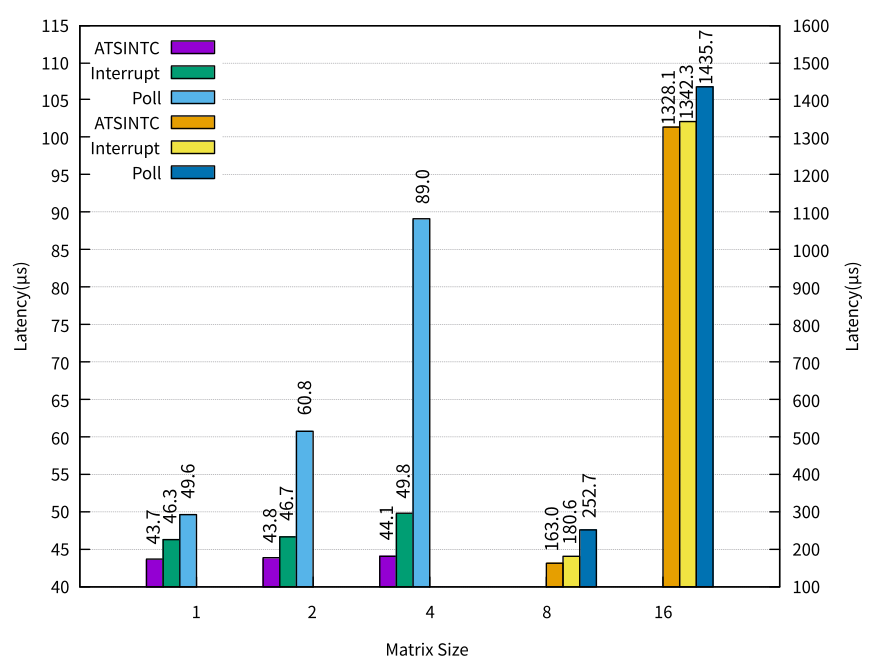

This figure's gnuplot source:

fontSpec(s) = sprintf("Times-Roman, %d", s)
fn(v) = sprintf("%.1f", v)

set style histogram clustered gap 1
set style data histograms
set key left top
set xtics nomirror
set ytics nomirror
set grid ytics
set grid linetype 0
set boxwidth 1.0
set xtics 0,6,1
set yrange [40:115]
set ytics 5
set xtics ("1" 0, "2" 1, "4" 2, "8" 3, "16" 4)
set xlabel "Matrix Size"
set y2range [100 : 1600]
set y2tics 100
set ylabel 'Latency({/symbol \155}s)'
set y2label 'Latency({/symbol \155}s)'


datafile1 = 'single_loop_workload1.dat'
datafile2 = 'single_loop_workload816.dat'

plot \
    for [COL=2:4] datafile1 using COL title columnheader fs fill solid 1 border -1, \
    datafile1 u ($0-1-1./6):2:(fn($2)) w labels font fontSpec(10) right rot by 90 offset char -3, 2.0 t '' axis x1y1, \
    datafile1 u ($0-1+1./6):3:(fn($3)) w labels font fontSpec(10) right rot by 90 offset char -5.75, 2.0 t '' axis x1y1, \
    datafile1 u ($0-1+1./6):4:(fn($4)) w labels font fontSpec(10) right rot by 90 offset char -3.5, 2.0 t '' axis x1y1, \
    for [COL=2:4] datafile2 using COL title columnheader fs fill solid 1 border -1 axis x1y2, \
    datafile2 u ($0-1-1./6):2:(fn($2)) w labels font fontSpec(10) right rot by 90 offset char 2.75, 2.25 t '' axis x1y2, \
    datafile2 u ($0-1+1./6):3:(fn($3)) w labels font fontSpec(10) right rot by 90 offset char 0.25, 2.25 t '' axis x1y2, \
    datafile2 u ($0-1+1./6):4:(fn($4)) w labels font fontSpec(10) right rot by 90 offset char 2.5, 2.25 t '' axis x1y2
